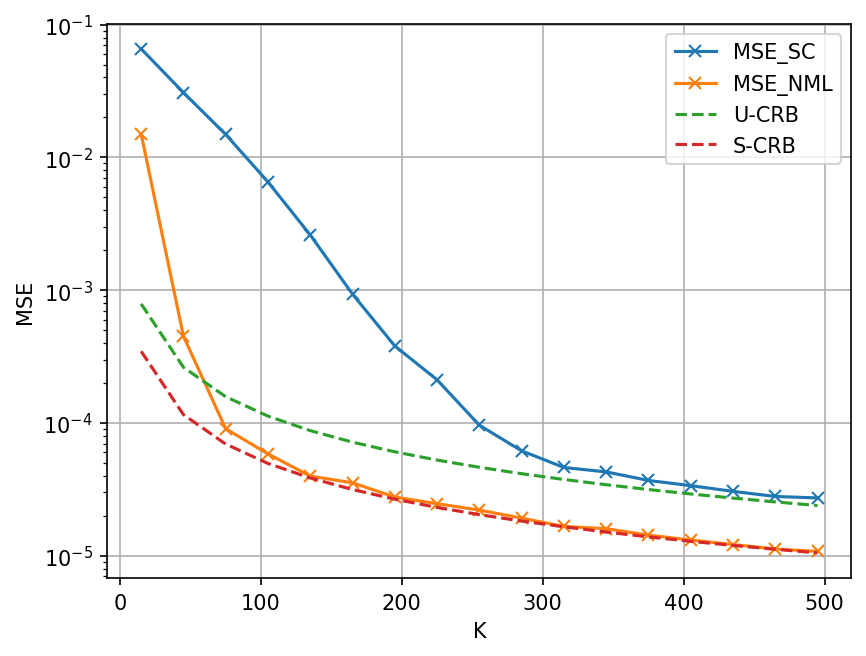

The script that saved this image:
"""Demo: DOA estimation with NML Toeplitz covariance estimation.

Reproduces the MATLAB demo in matlab/examples/demo.m. Compares MUSIC
performance when using the sample covariance vs. the NML Toeplitz estimate,
and plots MSE against Cramér-Rao bounds.
"""
import numpy as np
import matplotlib.pyplot as plt
from scipy.linalg import toeplitz
from nml import NMLSolver
from doa_utils import generate_ula_data, root_music, u_crb, s_crb


def main():
    # Array geometry
    theta_rad = np.array([-10, -5, 0, 5, 10]) * np.pi / 180
    m = 15                              # number of sensors
    M = len(theta_rad)                  # number of sources
    snr = 5                             # signal-to-noise ratio (dB)
    power_source = 1.0
    P = power_source * np.eye(M)        # source covariance
    sig2 = power_source * 10 ** (-snr / 10)  # noise variance
    wavelength = 1.0
    d = wavelength / 2                  # sensor spacing

    # Experiment parameters
    samples = np.arange(15, 501, 30)
    MC_runs = 2000

    # NML parameters
    tol = 1e-7
    beta = 0.7
    alpha = 0.05
    max_iter = 100

    # Create solver
    solver = NMLSolver(m, tol=tol, beta=beta, alpha=alpha, max_iter=max_iter)

    # Containers
    MSE_SC = np.zeros(len(samples))
    MSE_NML = np.zeros(len(samples))
    crb_sto = np.zeros(len(samples))
    crb_sto_uc = np.zeros(len(samples))
    total_solve_time = 0.0
    total_iter = 0

    for ii, K in enumerate(samples):
        print(f"Simulating K = {K}")
        for run in range(MC_runs):
            # Generate data
            Y, _ = generate_ula_data(power_source, sig2, d, m, K,
                                     wavelength, theta_rad)

            # Sample covariance
            sample_cov = (Y @ Y.conj().T) / K

            # NML estimate
            result = solver.solve(Y, verbose=False)
            x, y = result["x"], result["y"]
            first_col = np.concatenate([[2 * x[0]], x[1:] - 1j * y])
            nml_cov = toeplitz(first_col)

            total_solve_time += result["time"]
            total_iter += result["iter"]

            # Root-MUSIC (negate angles to match MATLAB convention)
            doa_nml = np.sort(-root_music(nml_cov, M, d, wavelength))
            doa_sc = np.sort(-root_music(sample_cov, M, d, wavelength))

            # Accumulate MSE
            MSE_SC[ii] += np.sum((theta_rad - doa_sc) ** 2)
            MSE_NML[ii] += np.sum((theta_rad - doa_nml) ** 2)

        MSE_SC[ii] /= M * MC_runs
        MSE_NML[ii] /= M * MC_runs
        crb_sto_uc[ii] = np.mean(np.diag(u_crb(P, theta_rad, sig2, m, d, K)))
        crb_sto[ii] = np.mean(np.diag(s_crb(P, theta_rad, sig2, m, d, K)))

    solver.free()

    avg_iter = total_iter / (MC_runs * len(samples))
    avg_time = total_solve_time / (MC_runs * len(samples))
    print(f"Average solve time (s): {avg_time:.2e}")
    print(f"Average iterations: {avg_iter:.1f}")

    # Plot
    plt.figure()
    plt.semilogy(samples, MSE_SC, '-x', label='MSE_SC')
    plt.semilogy(samples, MSE_NML, '-x', label='MSE_NML')
    plt.semilogy(samples, crb_sto_uc, '--', label='U-CRB')
    plt.semilogy(samples, crb_sto, '--', label='S-CRB')
    plt.xlabel('K')
    plt.ylabel('MSE')
    plt.legend()
    plt.grid(True)
    plt.savefig('demo.png', dpi=150, bbox_inches='tight')
    

if __name__ == "__main__":
    main()
